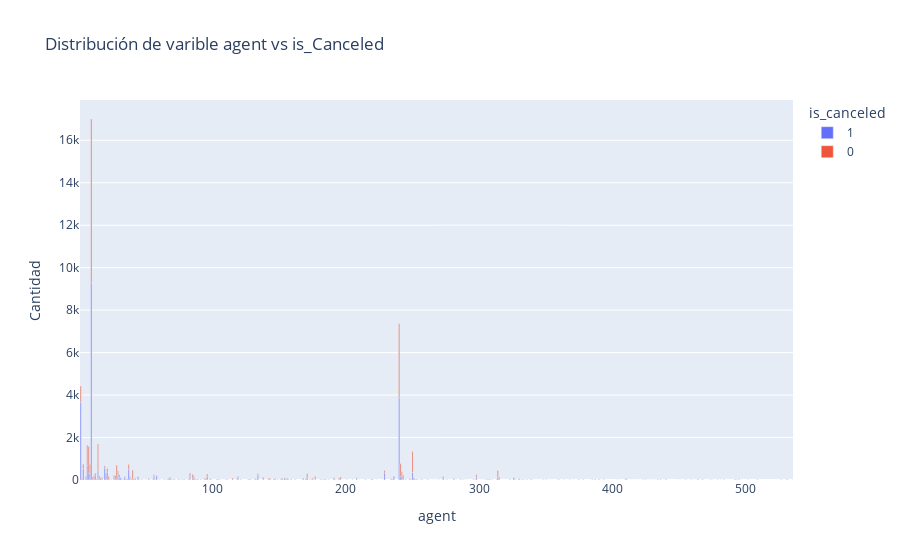
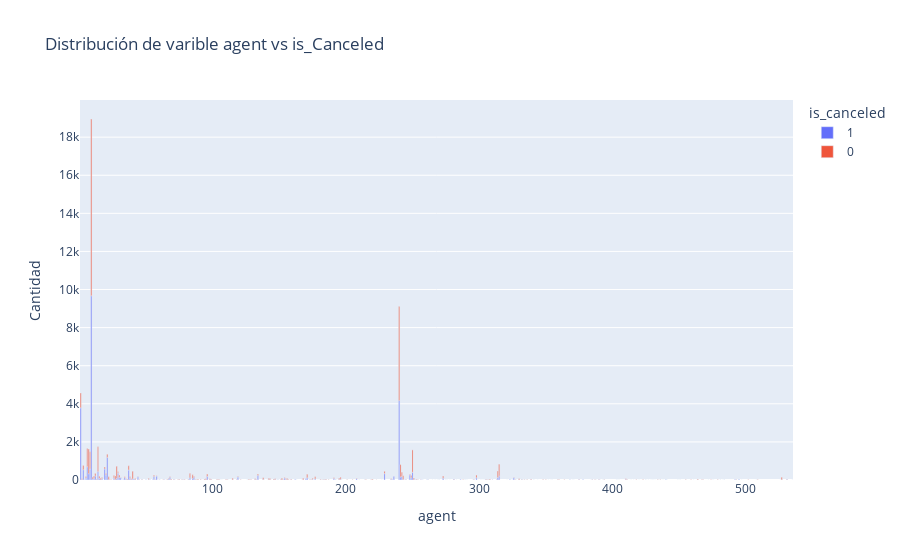

Here is the notebook cell these charts were saved with, in order:
### Markdown cell above
## Datos Faltantes
Para los valores nulos de la columna **agent** se eligio utilizar K-Nearest Neighbors para asignarles el valor mas probable.
Como se puede ver la cantidad de ids se mantuvo (no tendria sentido que se inventen nuevos ids)
Y los valores se mantienen en la misma proporcion que antes del cambio

### Code cell
def fill_null_with_knn(data: pd.DataFrame, column: str):
  num_cols = [
    'lead_time',
    'arrival_date_year',
    'stays_in_weekend_nights',
    'stays_in_week_nights',
    'adults',
    'children',
    'babies',
    'is_repeated_guest',
    'previous_cancellations',
    'previous_bookings_not_canceled',
    'booking_changes',
    'days_in_waiting_list',
    'adr',
    'required_car_parking_spaces',
    'total_of_special_requests'
  ]
  num_df = data.filter(num_cols)
  # se normaliza las columnas numericas para evitar que los valores mas grandes tengan mayor peso
  num_normalized_df = pd.DataFrame(MinMaxScaler().fit_transform(num_df), columns=num_df.columns)
  # se agregaron algunas columnas categoricas utlizando one hot encoding
  hot_encoded_cols = pd.get_dummies(data[["hotel", "meal", "deposit_type", "customer_type"]], drop_first=True)
  knn_df = pd.concat([
      num_normalized_df,
      hot_encoded_cols,
      data[column]
    ],
    axis=1
  )
  # TODO: Mejorable utilizar una implementacion que permita el uso de mas neighbors con moda
  imputer = KNNImputer(n_neighbors=1)
  transformed_df[column] = pd.DataFrame(imputer.fit_transform(knn_df), columns=knn_df.columns)[column]

print(f"Cantidad de ids unicos en la columna agent antes de la transformacion: {transformed_df.agent.nunique()}")
print_categorical_value_count(transformed_df, "agent", "is_canceled")

fill_null_with_knn(transformed_df, "agent")

print(f"Cantidad de ids unicos en la columna agent despues de la transformacion: {transformed_df.agent.nunique()}")
print_categorical_value_count(transformed_df, "agent", "is_canceled")

### Figure 1 — Plotly figure (JSON) as saved in the notebook; plotly's stock layout.template omitted (floating-point values rounded to 4 significant figures; data arrays with more than 128 entries replaced by an {"elided": "..."} marker saying what was removed)
{"data": [{"alignmentgroup": "True", "customdata": {"elided": "210x1 float values"}, "hovertemplate": "is_canceled=1<br>agent=%{x}<br>Cantidad=%{y}<br>percentage=%{customdata[0]:.2r}<extra></extra>", "legendgroup": "1", "marker": {"color": "#636efa", "pattern": {"shape": ""}}, "name": "1", "offsetgroup": "1", "orientation": "v", "showlegend": true, "textposition": "auto", "type": "bar", "x": {"elided": "210 int values"}, "xaxis": "x", "y": {"elided": "210 int values"}, "yaxis": "y"}, {"alignmentgroup": "True", "customdata": {"elided": "273x1 float values"}, "hovertemplate": "is_canceled=0<br>agent=%{x}<br>Cantidad=%{y}<br>percentage=%{customdata[0]:.2r}<extra></extra>", "legendgroup": "0", "marker": {"color": "#EF553B", "pattern": {"shape": ""}}, "name": "0", "offsetgroup": "0", "orientation": "v", "showlegend": true, "textposition": "auto", "type": "bar", "x": {"elided": "273 int values"}, "xaxis": "x", "y": {"elided": "273 int values"}, "yaxis": "y"}], "layout": {"barmode": "relative", "legend": {"title": {"text": "is_canceled"}, "tracegroupgap": 0}, "title": {"text": "Distribución de varible agent vs is_Canceled"}, "xaxis": {"anchor": "y", "domain": [0, 1], "title": {"text": "agent"}}, "yaxis": {"anchor": "x", "domain": [0, 1], "title": {"text": "Cantidad"}}}}

### Figure 2 — Plotly figure (JSON) as saved in the notebook; plotly's stock layout.template omitted (floating-point values rounded to 4 significant figures; data arrays with more than 128 entries replaced by an {"elided": "..."} marker saying what was removed)
{"data": [{"alignmentgroup": "True", "customdata": {"elided": "216x1 float values"}, "hovertemplate": "is_canceled=1<br>agent=%{x}<br>Cantidad=%{y}<br>percentage=%{customdata[0]:.2r}<extra></extra>", "legendgroup": "1", "marker": {"color": "#636efa", "pattern": {"shape": ""}}, "name": "1", "offsetgroup": "1", "orientation": "v", "showlegend": true, "textposition": "auto", "type": "bar", "x": {"elided": "216 int values"}, "xaxis": "x", "y": {"elided": "216 int values"}, "yaxis": "y"}, {"alignmentgroup": "True", "customdata": {"elided": "273x1 float values"}, "hovertemplate": "is_canceled=0<br>agent=%{x}<br>Cantidad=%{y}<br>percentage=%{customdata[0]:.2r}<extra></extra>", "legendgroup": "0", "marker": {"color": "#EF553B", "pattern": {"shape": ""}}, "name": "0", "offsetgroup": "0", "orientation": "v", "showlegend": true, "textposition": "auto", "type": "bar", "x": {"elided": "273 int values"}, "xaxis": "x", "y": {"elided": "273 int values"}, "yaxis": "y"}], "layout": {"barmode": "relative", "legend": {"title": {"text": "is_canceled"}, "tracegroupgap": 0}, "title": {"text": "Distribución de varible agent vs is_Canceled"}, "xaxis": {"anchor": "y", "domain": [0, 1], "title": {"text": "agent"}}, "yaxis": {"anchor": "x", "domain": [0, 1], "title": {"text": "Cantidad"}}}}
